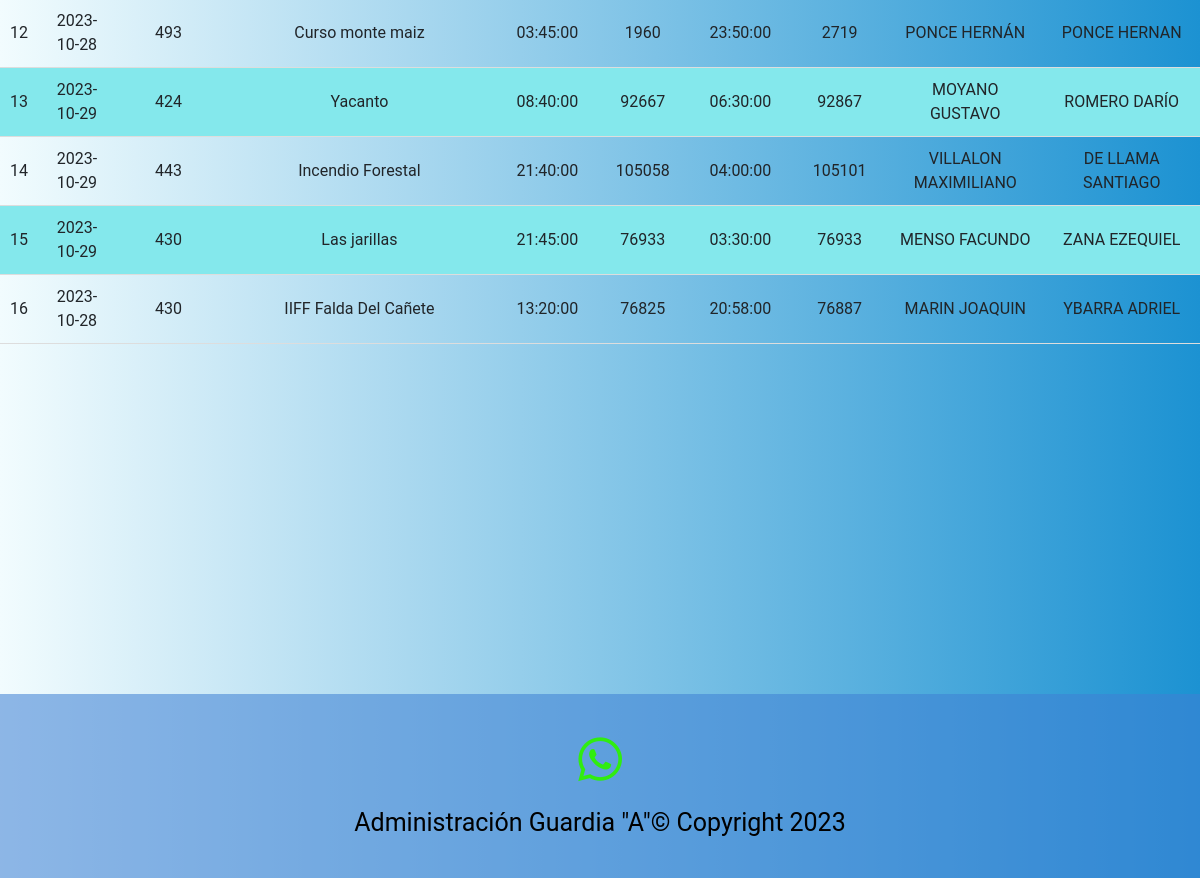
The app's page /movimientos (lower part), older data.
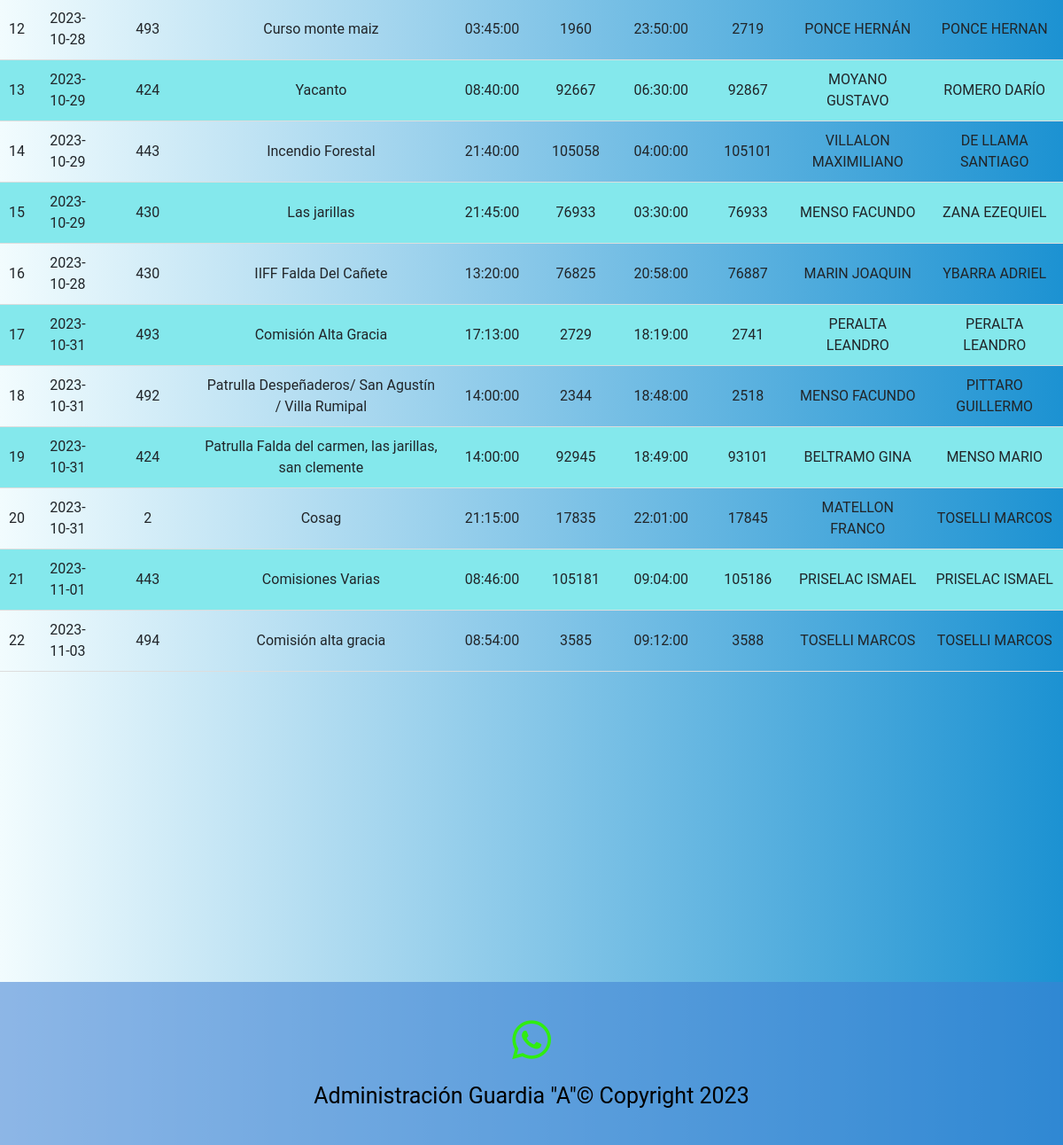
The same page, newer data.
### main.py (models this page shows)
    class Movimientos_moviles(db.Model):
        __tablename__ = 'Movimientos_moviles'  # Agrega esta línea para especificar el nombre de la tabla en la base de datos
        id_movimiento = db.Column(db.Integer, primary_key=True)
        fecha = db.Column(db.Date)
        numero_movil = db.Column(db.Integer)
        destino = db.Column(db.String(1000))
        hora_salida = db.Column(db.Time)
        km_salida = db.Column(db.Integer)
        hora_llegada = db.Column(db.Time)
        km_llegada = db.Column(db.Integer)
        a_cargo = db.Column(db.String(50))
        chofer = db.Column(db.String(50))

### main.py (the view)
@app.route('/movimientos')
def movimientos():
    movimientos = Movimientos_moviles.query.order_by(Movimientos_moviles.id_movimiento).all()
    return render_template("movimientos.html", moviles=movimientos)

### templates/movimientos.html (shortened to what this page needs)
{% extends "base.html" %}
{% block content %}
{% if moviles %}
<table class="tabla_agentes" id="tablacarnet2" >
    <tbody>
    {% for eco in moviles %}
    <tr>
            <td>{{ eco.id_movimiento }}</td>
            <td>{{ eco.fecha }}</td>
            <td>{{ eco.numero_movil }}</td>
            <td>{{ eco.destino }}</td>
            <td>{{ eco.hora_salida }}</td>
            <td>{{ eco.km_salida }}</td>
            <td>{{ eco.hora_llegada }}</td>
            <td>{{ eco.km_llegada }}</td>
            <td>{{ eco.a_cargo }}</td>
            <td>{{ eco.chofer }}</td>
        </tr>
    {% endfor %}
    </tbody>
</table>
{% else %}
<p>No hay movimientos registrados.</p>
{% endif %}
{% endblock %}

### templates/base.html (shortened to what this page needs)
<!DOCTYPE html>
<html lang="es">
<head>
  <link rel="stylesheet" href="sweetalert2.min.css">
    <link rel="stylesheet" type="text/css" href="https://cdn.datatables.net/1.11.5/css/jquery.dataTables.css">
  <link href="https://cdn.jsdelivr.net/npm/bootstrap@5.3.0-alpha3/dist/css/bootstrap.min.css" rel="stylesheet">
   <link rel="stylesheet" href="https://stackpath.bootstrapcdn.com/bootstrap/4.5.2/css/bootstrap.min.css">
  <link rel="stylesheet" href="{{ url_for('static', filename='style.css') }}">
</head>
<body>
{% block content %}
{% endblock %}
<footer class="piepag" id="white-seccion footer">
    <a href="https://api.whatsapp.com/send?phone=5493513946728" target="_blank"><i class="icono-final fa-brands fa-whatsapp fa-2x"></i></a>
        <p class="creditos">Administración Guardia "A"© Copyright 2023</p>
</footer>
</body>
</html>

### static/style.css (style rules this page uses)
body { background: #1c92d2; background: -webkit-linear-gradient(to right, #f2fcfe, #1c92d2); background: linear-gradient(to right, #f2fcfe, #1c92d2); text-align:center; font-family:"Roboto"; }
table { width: 100%; border-collapse: collapse; margin-bottom: 20px; }
tr:nth-child(odd) { background-color: #84E8EC; }
.tabla_agentes tr:nth-child(odd) { background-color: #84E8EC; }
.piepag { color:black; margin-top: 350px; background-color:#3f80d58f; font-size:25px; padding:20px; }
.icono-final { margin: 20px; color:#30ED10; }

Row changes from the older to the newer data that the page shows:
added Movimientos_moviles: id_movimiento "17", fecha "2023-10-31", numero_movil "493", destino "Comisión Alta Gracia", hora_salida "17:13:00", km_salida "2729", hora_llegada "18:19:00", km_llegada "2741", a_cargo "PERALTA LEANDRO", chofer "PERALTA LEANDRO"
added Movimientos_moviles: id_movimiento "18", fecha "2023-10-31", numero_movil "492", destino "Patrulla Despeñaderos/ San Agustín / Villa Rumipal", hora_salida "14:00:00", km_salida "2344", hora_llegada "18:48:00", km_llegada "2518", a_cargo "MENSO FACUNDO", chofer "PITTARO GUILLERMO"
added Movimientos_moviles: id_movimiento "19", fecha "2023-10-31", numero_movil "424", destino "Patrulla Falda del carmen, las jarillas, san clemente", hora_salida "14:00:00", km_salida "92945", hora_llegada "18:49:00", km_llegada "93101", a_cargo "BELTRAMO GINA", chofer "MENSO MARIO"
added Movimientos_moviles: id_movimiento "20", fecha "2023-10-31", numero_movil "2", destino "Cosag", hora_salida "21:15:00", km_salida "17835", hora_llegada "22:01:00", km_llegada "17845", a_cargo "MATELLON FRANCO", chofer "TOSELLI MARCOS"
added Movimientos_moviles: id_movimiento "21", fecha "2023-11-01", numero_movil "443", destino "Comisiones Varias", hora_salida "08:46:00", km_salida "105181", hora_llegada "09:04:00", km_llegada "105186", a_cargo "PRISELAC ISMAEL", chofer "PRISELAC ISMAEL"
added Movimientos_moviles: id_movimiento "22", fecha "2023-11-03", numero_movil "494", destino "Comisión alta gracia", hora_salida "08:54:00", km_salida "3585", hora_llegada "09:12:00", km_llegada "3588", a_cargo "TOSELLI MARCOS", chofer "TOSELLI MARCOS"
